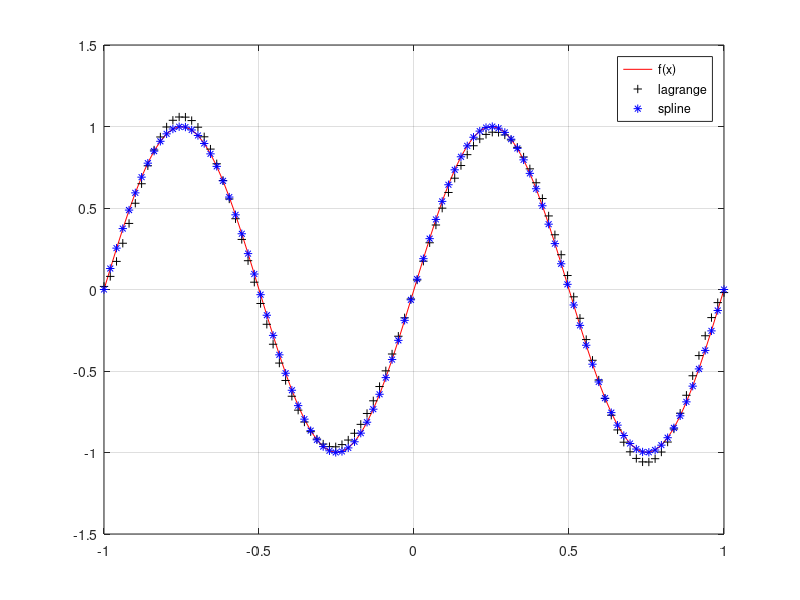

The MATLAB script that drew this image:
clear; clc;
% Exercise 3.8
disp('Exercise 3.8')
n = 21;
f = @(x) sin(2*pi.*x)
% x = [-1:1] - 21 node
x = -1 + 2/(n-1) * [0:n-1];
% create y to inter
y =f(x);

t = linspace(-1,1,100);

lagrange = polyfit(x,y,8);
lagrange = polyval(lagrange, t);

spi = spline(x,y,t);

ft = f(t);

plot(t, ft,'-r',t, lagrange,'+k',t, spi, '*b')
legend('f(x)', 'lagrange', 'spline')
grid on

% Ph?n v?i nhi?u ?ang b? sai!

%perturbedData = (-1).^(1 + [0:n-1])*10^-4 +f(x);
%agrangeWithPerturbed = polyval(polyfit(x, perturbedData,4), t);
%spiWithPerturbed = spline(x,perturbedData, t);
%plot(t, ft, t, lagrangeWithPerturbed,'+r', t, spiWithPerturbed,'*b')
%legend('f(x)', 'lagrange with perturbed', 'spline with perturbed')
%grid on


% Exercise 3.14
disp('Exercise 3.14')
flowRate = [0, 35, 0.125, 5, 0, 5, 1, 0.5, 0.125, 0];
fre = [0:10]*10
interpft(flowRate,100)
